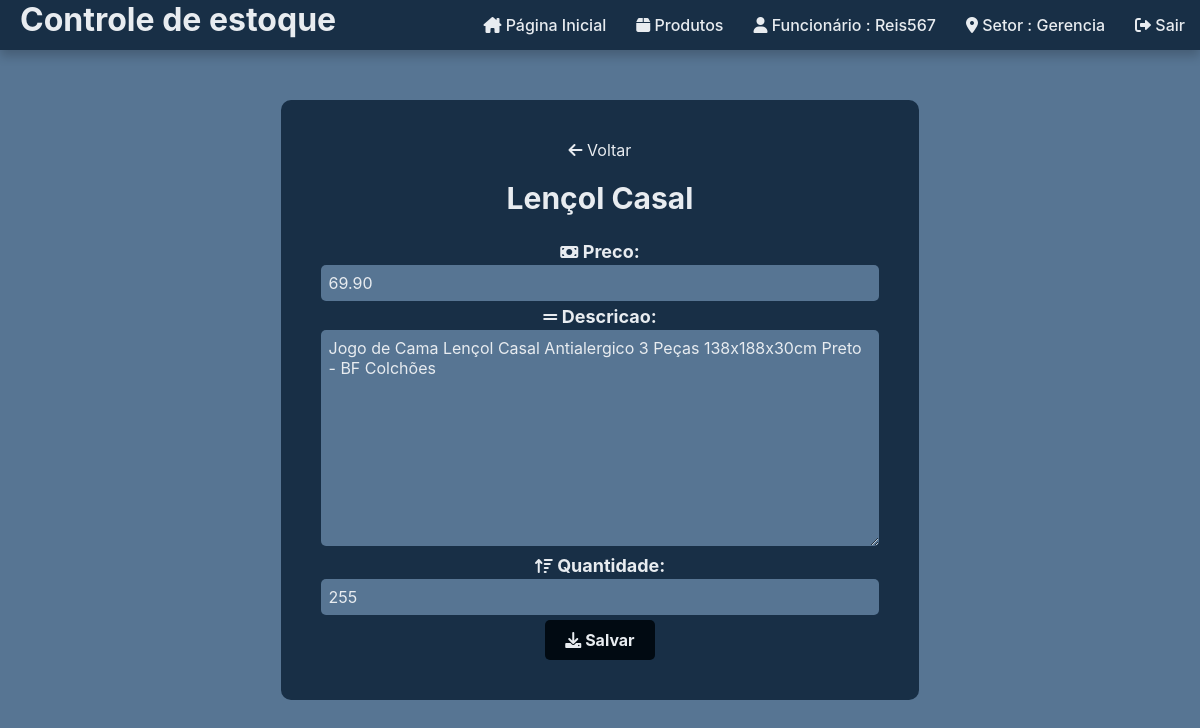
The page /produto/4/ (signed in) on the database as committed earlier.
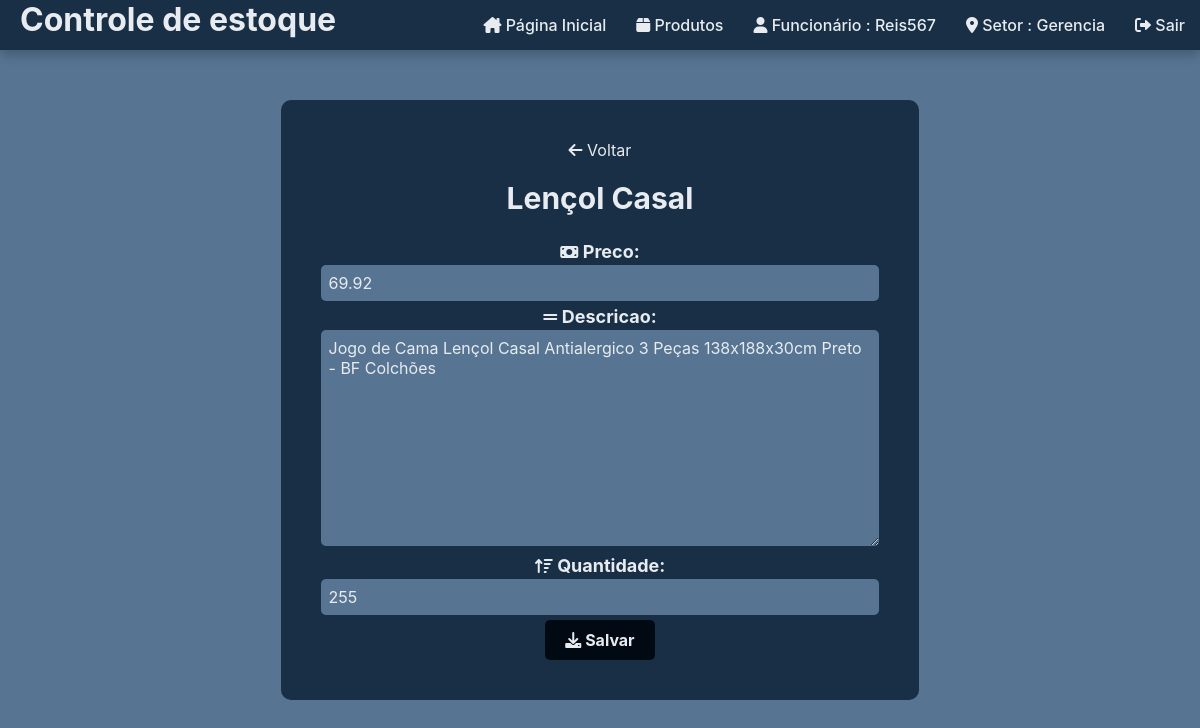
The same page on the database as committed later.
### sistema_loja/models.py (models this page shows, shortened)
class Produto(models.Model):
    nome = models.CharField(max_length=100)
    foto = models.ImageField(upload_to='produtos/', blank=True, null=True)
    tipo = models.ForeignKey(TipoProduto, on_delete=models.CASCADE)
    descricao = models.TextField()
    preco = models.DecimalField(max_digits=10, decimal_places=2)
    quantidade = models.PositiveIntegerField()
    class Meta:
        verbose_name = "Produto"
        verbose_name_plural = "Produtos"

### sistema_loja/views.py (the view)
# urls.py: path('produto/<int:produto_id>/', views.detalhes_produto, name='detalhes_produto'),
@login_required
def detalhes_produto(request, produto_id):
    produto = get_object_or_404(Produto, pk=produto_id)
    if request.method == 'POST':
        form = ProdutoForm(request.POST, instance=produto)
        if form.is_valid():
            form.save()
            return redirect('detalhes_produto', produto_id=produto_id)
    else:
        form = ProdutoForm(instance=produto)
    return render(request, 'detalhes_produto.html', {
        'produto': produto,
        'form': form,
    })

### sistema_loja/forms.py
class ProdutoForm(forms.ModelForm):
    class Meta:
        model = Produto
        fields = ['nome', 'foto', 'tipo', 'descricao', 'preco', 'quantidade']

### sistema_loja/models.py (called while the page is built)
    def __str__(self):
        return self.nome

### sistema_loja/templates/detalhes_produto.html (shortened to what this page needs)
{% extends 'base.html' %}
{% block content %}
<div class="container-detalhes">
  <div class="bloco-detalhes">
    <p><a href="{% url 'lista_produtos' %}"><i class="fa-solid fa-arrow-left"></i>  Voltar</a></p>
    <h1>{{ produto.nome }}</h1>
    <div class="produto-content">
      <div class="produto-details">
        <form method="post">
          <div class="form-group">
            <span class="label">
              <i class="fa-solid fa-money-bill"></i> {{ form.preco.label_tag }}
            </span>
            {{ form.preco }}
          </div>
          <div class="form-group">
            <span class="label">
              <i class="fa-solid fa-grip-lines"></i> {{ form.descricao.label_tag }}
            </span>
            {{ form.descricao }}
          </div>
          <div class="form-group">
            <span class="label">
              <i class="fa-solid fa-arrow-up-wide-short"></i> {{ form.quantidade.label_tag }}
            </span>
            {{ form.quantidade }}
          </div>
          <button class="botao-salvar" type="submit"> <i class="fa-solid fa-download"></i>  Salvar</button>
        </form>
      </div>
    </div>
  </div>
</div>
{% endblock %}

Rows that differ between the two databases and show on the page:
changed Produto "Lençol Casal": preco "69.90" → "69.92"
